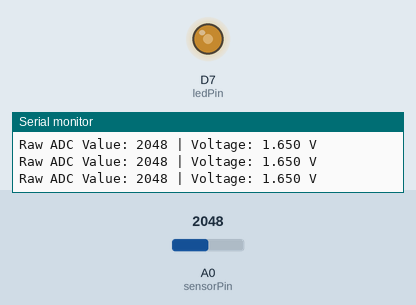
This sketch was run on a simulated Particle Photon. Shown: output pins drawn as LEDs (lit = HIGH), the last lines printed to the serial monitor. Inputs (shaded band) come from the test bench; at power-on: A0 (sensorPin) = 2048.

Above: at 1.3 s.
1.4 s: A0 (sensorPin) set to 2866
At 2.0 s:
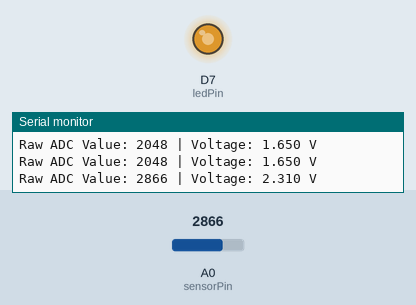
3.0 s: A0 (sensorPin) set to 3603
At 4.2 s:
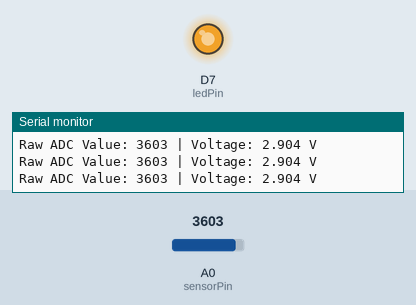
4.5 s: A0 (sensorPin) set to 491
At 5.6 s:
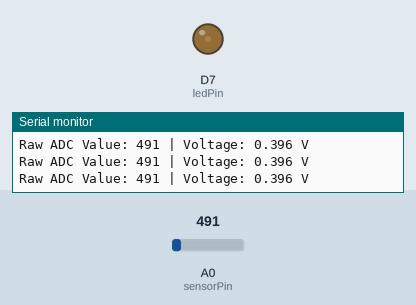
6.0 s: A0 (sensorPin) set to 0
At 6.8 s:
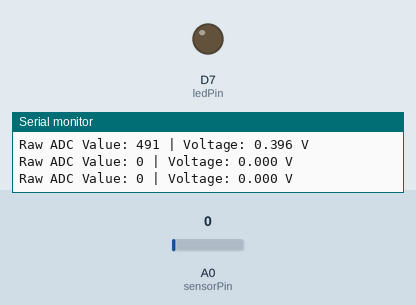
7.5 s: A0 (sensorPin) set to 2047
At 8.0 s:
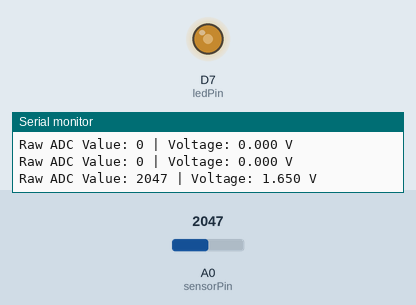
Timing chart, 0 to 10.0 s (numbered marks = the images above; inputs shaded):
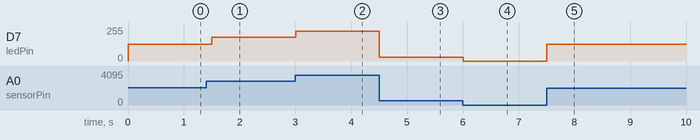

Measured:
- after the input at 1.4 s, D7 (ledPin): 127/255 → 178/255 after 0.10 s
- after the input at 3.0 s, D7 (ledPin): 178/255 → 224/255 at once
- after the input at 4.5 s, D7 (ledPin): 224/255 → 30/255 at once
- after the input at 6.0 s, D7 (ledPin): 30/255 → 0/255 at once
- after the input at 7.5 s, D7 (ledPin): 0/255 → 127/255 at once

The sketch:

analog_sensor.ino
```cpp
/*
 * Analog Sensor Reading Example for Particle Photon/Argon
 * EE1301 - Introduction to Electrical Engineering
 *
 * This program reads analog values from a sensor (like a potentiometer
 * or temperature sensor) and demonstrates ADC functionality.
 */

// Define analog input pin
int sensorPin = A0;
int ledPin = D7;

// Variables to store sensor data
int sensorValue = 0;
float voltage = 0.0;

void setup() {
    // Initialize serial communication
    Serial.begin(9600);

    // Set LED as output for visual feedback
    pinMode(ledPin, OUTPUT);

    // Configure analog pin (usually not needed, but good practice)
    pinMode(sensorPin, INPUT);

    Serial.println("Analog Sensor Reading Started");
    Serial.println("Sensor Pin: A0");
    Serial.println("Reference Voltage: 3.3V");
    Serial.println("ADC Resolution: 12-bit (0-4095)");
    Serial.println("------------------------");
}

void loop() {
    // Read the analog value (0-4095 for 12-bit ADC)
    sensorValue = analogRead(sensorPin);

    // Convert to voltage (assuming 3.3V reference)
    voltage = sensorValue * (3.3 / 4095.0);

    // Print the results
    Serial.print("Raw ADC Value: ");
    Serial.print(sensorValue);
    Serial.print(" | Voltage: ");
    Serial.print(voltage, 3);  // 3 decimal places
    Serial.println(" V");

    // Visual feedback: LED brightness based on sensor value
    // Map sensor value (0-4095) to PWM range (0-255)
    int brightness = map(sensorValue, 0, 4095, 0, 255);
    analogWrite(ledPin, brightness);

    // Publish to Particle Cloud (optional)
    if (millis() % 10000 == 0) {  // Every 10 seconds
        Particle.publish("sensor_reading", String(voltage) + "V");
    }

    // Wait before next reading
    delay(500);
}
```
